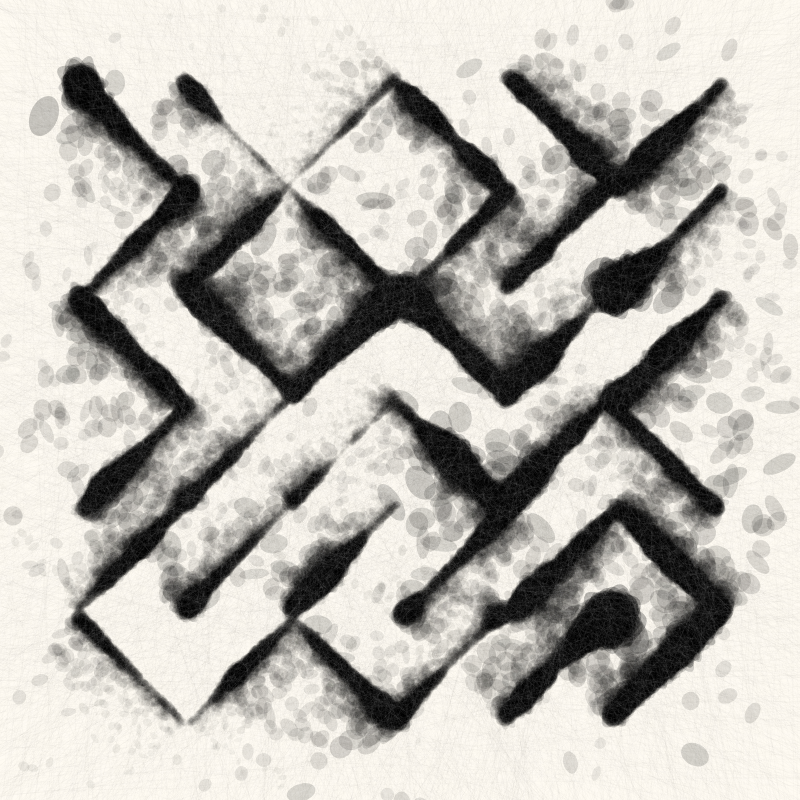
Frame 1 (no input)
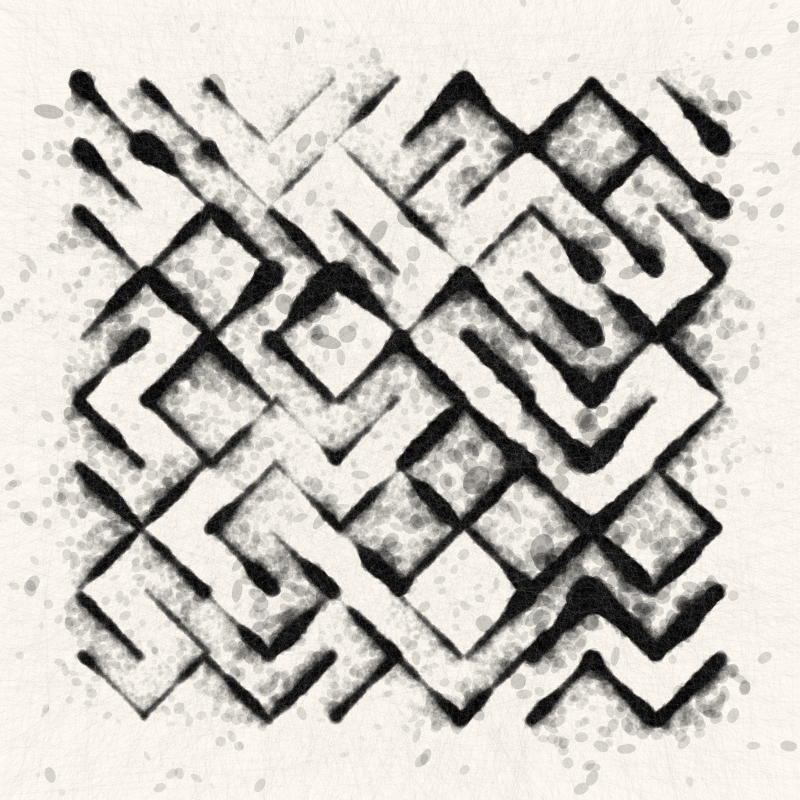
Frame 2 (the mouse pressed at the canvas centre, redrawn once)

The p5.js sketch that drew these frames (run headless with seeded random() and noise() and a simulated clock; the mouse was pressed at the canvas centre and the sketch redrawn once):

// p5.js sketch
// ── sketch.js
// https://openprocessing.org/sketch/1469411

let tex;

function setup() {
  createCanvas(800, 800);
  colorMode(HSB, 360, 100, 100, 100);
  angleMode(DEGREES);

  tex = createGraphics(width, height);
  tex.colorMode(HSB, 360, 100, 100, 100);
  tex.angleMode(DEGREES);
  for (let i = 0; i < (width * height * 1) / 100; i++) {
    if (random() > 0.5) {
      tex.stroke(0, 0, 100, 3);
    } else {
      tex.stroke(0, 0, 0, 1);
    }
    let cx = random(width);
    let cy = random(height);
    let angle = random(360);
    tex.line(
      cx + cos(angle) * width,
      cy + sin(angle) * height,
      cx + cos(angle + 180) * width,
      cy + sin(angle + 180) * height
    );
  }
}

function draw() {
  background(40, 5, 100);

  let offset = width / 10;
  let margin = 0;
  let cells = int(random(6, 12));
  let d = (width - offset * 2 - margin * (cells - 1)) / cells;

  for (let j = 0; j < cells; j++) {
    for (let i = 0; i < cells; i++) {
      let x = offset + i * (d + margin);
      let y = offset + j * (d + margin);
      if (random() > 0.5) {
        drawLineByPoint(x, y, x + d, y + d);
      } else {
        drawLineByPoint(x + d, y, x, y + d);
      }
    }
  }
  image(tex, 0, 0);

  // let x1 = offset;
  // let y1 = offset;
  // let x2 = width - offset;
  // let y2 = height - offset;
  // drawLineByPoint(x1, y1, x2, y2);
  noLoop();
}

function drawLineByPoint(x1, y1, x2, y2) {
  let distance = dist(x1, y1, x2, y2);
  let angle = atan2(y2 - y1, x2 - x1);
  push();
  translate(x1, y1);
  rotate(angle);
  scale(1, random() > 0.5 ? -1 : 1);
  let d = 0;
  let dStep;
  while (d < 1) {
    let px = lerp(x1, x2, d);
    let py = lerp(y1, y2, d);
    let n = sq(noise(d, px / 150, py / 150));
    strokeWeight((n * distance) / 2);
    stroke(0, 0, 0, n * 50);
    strokeCap(PROJECT);
    push();
    translate(d * distance, ((n - 1 / 2) * distance) / random(20));
    rotate(random(360));
    shearX(random(30) * (random() > 0.5 ? -1 : 1));
    shearY(random(30) * (random() > 0.5 ? -1 : 1));
    point(0, 0);
    pop();
    // if (n < 0.25 || n > 0.75) point(px, py);
    // if (n > 0.25 || n > 0.75) point(px, py);
    d += 1 / distance / 5;
  }
  pop();
}
